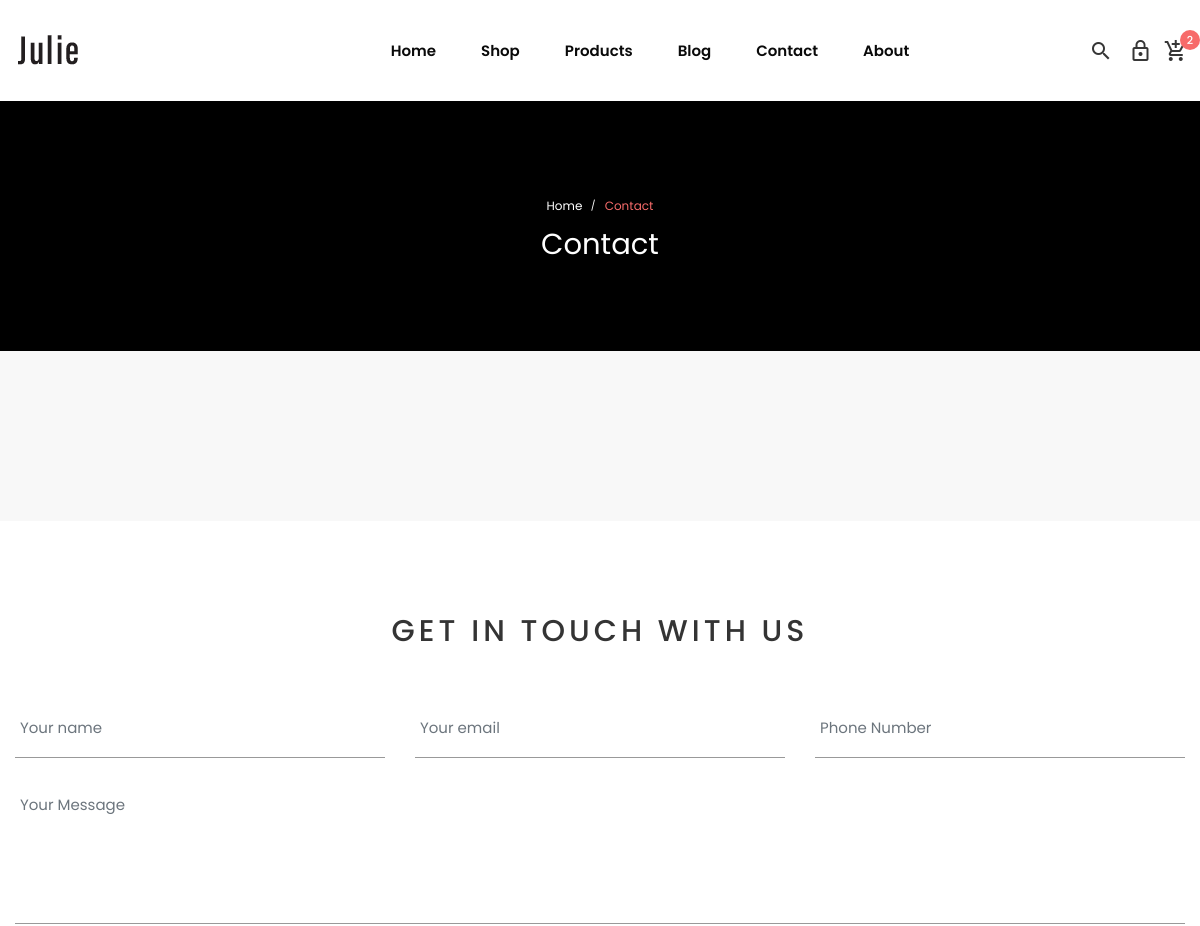
Page /contact/ (upper part) on the earlier database version.
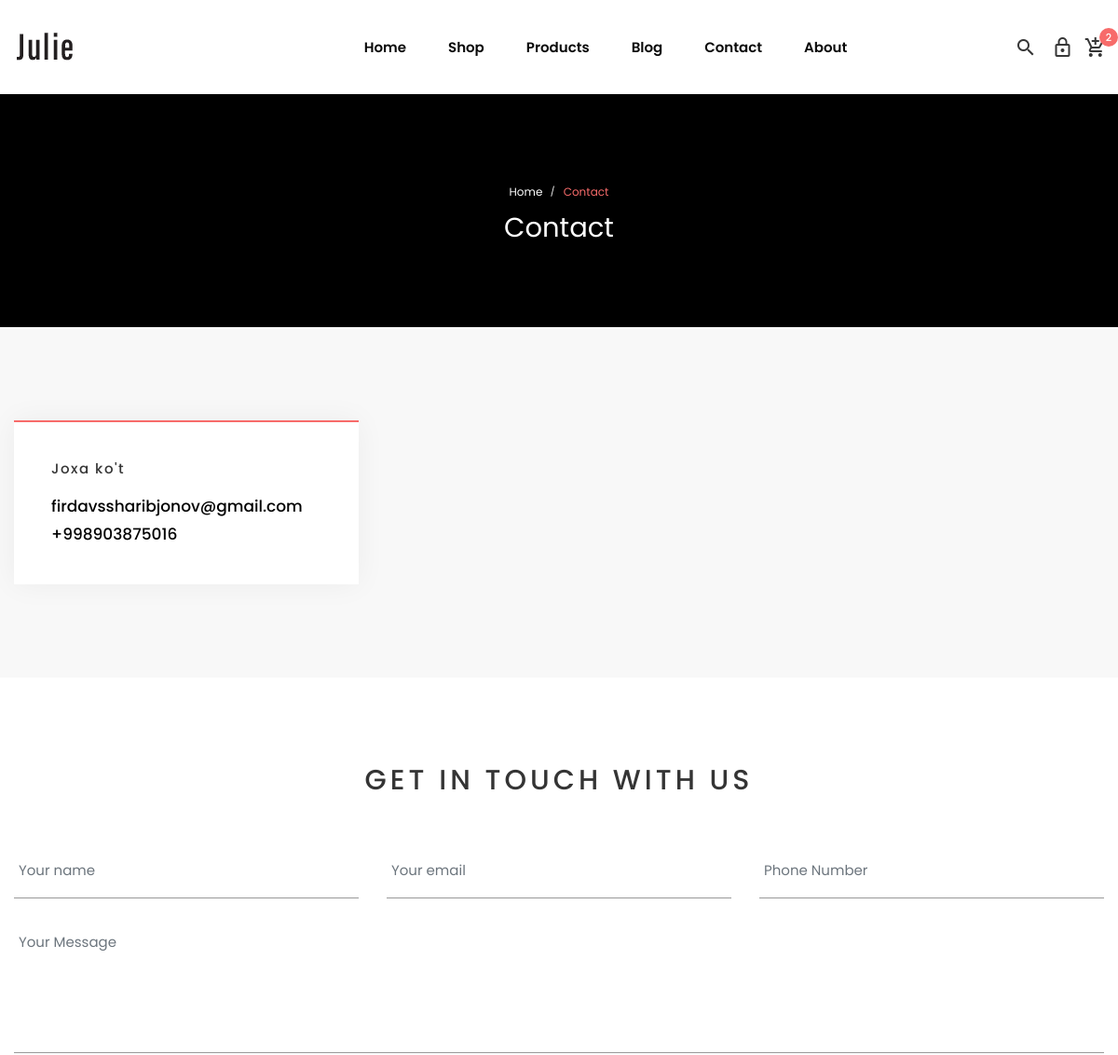
Same page on the later database version.
### main/models.py (models this page shows)
class Contact(models.Model):
    email = models.EmailField()
    phone_number = models.CharField(max_length=13)
    office = models.ForeignKey(to='Office' , on_delete=models.CASCADE)

class Office(models.Model):
    name = models.CharField(max_length=55)
    def __str__(self):
        return self.name

### main/views.py (the view)
# urls.py: path('contact/', contact_view, name="contact_url"),
def contact_view(request):
    content = {
        'contact':Contact.objects.all().order_by('-id')[:3],
    }
    return render(request, "contact.html", content)

### template/contact.html (shortened to what this page needs)
{% extends 'base.html' %}
{% load static %}
{% block content%}
  <main class="main-content">
    <div class="page-header-area">
      <div class="container">
        <div class="row">
          <div class="col-12 text-center">
            <div class="page-header-content">
              <nav class="breadcrumb-area">
                <ul class="breadcrumb">
                  <li><a href="index.html">Home</a></li>
                  <li class="breadcrumb-sep">/</li>
                  <li>contact</li>
                </ul>
              </nav>
              <h4 class="title">contact</h4>
            </div>
          </div>
        </div>
      </div>
    </div>
    <section class="contact-info-area">
      <div class="container">
        <div class="row">
          {% for i in contact %}
          <div class="col-md-6 col-lg-4">
            <div class="contact-info-item">
              <h4>{{ i.office }}</h4>
              <p>{{ i.email }}</p>
              <p>{{ i.phone_number }}</p>
            </div>
          </div>
          {% endfor %}
        </div>
      </div>
    </section>
    <section class="contact-area">
      <div class="container">
        <div class="row">
          <div class="col-12">
            <div class="section-title">
              <h2>Get in touch with us</h2>
            </div>
          </div>
          <div class="col-lg-12">
            <div class="contact-form-content">
              <div class="contact-form">
                <form id="contact-form" class="form" action="{% url 'create_comment_url' %}" method="post">
                  <div class="row">
                    <div class="col-md-4">
                      <div class="form-group">
                        <input class="form-control" type="text" name="name" placeholder="Your name" required>
                      </div>
                    </div>
                    <div class="col-md-4">
                      <div class="form-group">
                        <input class="form-control" type="email" name="email" placeholder="Your email" required>
                      </div>
                    </div>
                    <div class="col-md-4">
                      <div class="form-group">
                        <input class="form-control" type="text" name="phone_number" placeholder="Phone Number">
                      </div>
                    </div>
                    <div class="col-md-12">
                      <div class="form-group">
                        <textarea class="form-control" name="message" placeholder="Your Message"></textarea>
                      </div>
                    </div>
                  </div>
                </form>
              </div>
            </div>
          </div>
        </div>
      </div>
    </section>
  </main>
{% endblock %}

Differences in the rows shown:
added Contact: office "Joxa ko't", email "firdavssharibjonov@gmail.com", phone_number "+998903875016"
